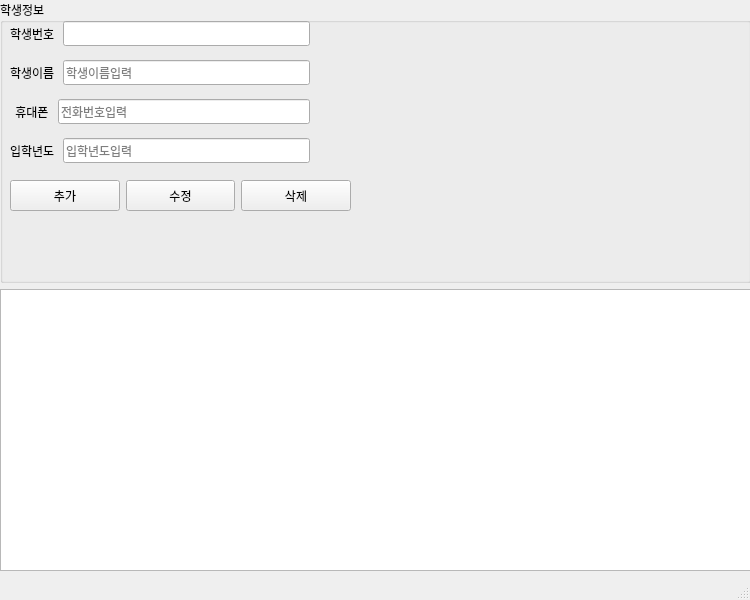
<?xml version="1.0" encoding="UTF-8"?>
<ui version="4.0">
 <class>MainWindow</class>
 <widget class="QMainWindow" name="MainWindow">
  <property name="geometry">
   <rect>
    <x>0</x>
    <y>0</y>
    <width>750</width>
    <height>600</height>
   </rect>
  </property>
  <property name="minimumSize">
   <size>
    <width>750</width>
    <height>600</height>
   </size>
  </property>
  <property name="maximumSize">
   <size>
    <width>750</width>
    <height>600</height>
   </size>
  </property>
  <property name="font">
   <font>
    <family>D2Coding</family>
   </font>
  </property>
  <property name="windowTitle">
   <string>MainWindow</string>
  </property>
  <widget class="QWidget" name="centralwidget">
   <widget class="QWidget" name="verticalLayoutWidget">
    <property name="geometry">
     <rect>
      <x>0</x>
      <y>0</y>
      <width>751</width>
      <height>571</height>
     </rect>
    </property>
    <layout class="QVBoxLayout" name="verticalLayout">
     <item>
      <layout class="QHBoxLayout" name="horizontalLayout">
       <item>
        <spacer name="verticalSpacer">
         <property name="orientation">
          <enum>Qt::Vertical</enum>
         </property>
         <property name="sizeType">
          <enum>QSizePolicy::Fixed</enum>
         </property>
         <property name="sizeHint" stdset="0">
          <size>
           <width>0</width>
           <height>250</height>
          </size>
         </property>
        </spacer>
       </item>
       <item>
        <widget class="QGroupBox" name="groupBox">
         <property name="sizePolicy">
          <sizepolicy hsizetype="MinimumExpanding" vsizetype="MinimumExpanding">
           <horstretch>0</horstretch>
           <verstretch>0</verstretch>
          </sizepolicy>
         </property>
         <property name="title">
          <string>학생정보</string>
         </property>
         <widget class="QWidget" name="verticalLayoutWidget_2">
          <property name="geometry">
           <rect>
            <x>10</x>
            <y>13</y>
            <width>300</width>
            <height>161</height>
           </rect>
          </property>
          <layout class="QVBoxLayout" name="verticalLayout_2">
           <item>
            <layout class="QHBoxLayout" name="horizontalLayout_3">
             <item>
              <widget class="QLabel" name="label">
               <property name="text">
                <string>학생번호 </string>
               </property>
              </widget>
             </item>
             <item>
              <widget class="QLineEdit" name="input_std_id">
               <property name="inputMask">
                <string/>
               </property>
               <property name="text">
                <string/>
               </property>
               <property name="readOnly">
                <bool>true</bool>
               </property>
              </widget>
             </item>
            </layout>
           </item>
           <item>
            <layout class="QHBoxLayout" name="horizontalLayout_4">
             <item>
              <widget class="QLabel" name="label_2">
               <property name="text">
                <string>학생이름 </string>
               </property>
              </widget>
             </item>
             <item>
              <widget class="QLineEdit" name="input_std_name">
               <property name="inputMask">
                <string/>
               </property>
               <property name="placeholderText">
                <string>학생이름입력</string>
               </property>
              </widget>
             </item>
            </layout>
           </item>
           <item>
            <layout class="QHBoxLayout" name="horizontalLayout_5">
             <item>
              <widget class="QLabel" name="label_3">
               <property name="text">
                <string>  휴대폰 </string>
               </property>
              </widget>
             </item>
             <item>
              <widget class="QLineEdit" name="input_std_mobile">
               <property name="inputMask">
                <string/>
               </property>
               <property name="echoMode">
                <enum>QLineEdit::Normal</enum>
               </property>
               <property name="placeholderText">
                <string>전화번호입력</string>
               </property>
              </widget>
             </item>
            </layout>
           </item>
           <item>
            <layout class="QHBoxLayout" name="horizontalLayout_6">
             <item>
              <widget class="QLabel" name="label_4">
               <property name="text">
                <string>입학년도 </string>
               </property>
              </widget>
             </item>
             <item>
              <widget class="QLineEdit" name="input_std_regyear">
               <property name="placeholderText">
                <string>입학년도입력</string>
               </property>
              </widget>
             </item>
            </layout>
           </item>
          </layout>
         </widget>
         <widget class="QWidget" name="horizontalLayoutWidget_7">
          <property name="geometry">
           <rect>
            <x>10</x>
            <y>180</y>
            <width>341</width>
            <height>31</height>
           </rect>
          </property>
          <layout class="QHBoxLayout" name="buttonArea">
           <item>
            <widget class="QPushButton" name="btn_add">
             <property name="sizePolicy">
              <sizepolicy hsizetype="Minimum" vsizetype="MinimumExpanding">
               <horstretch>0</horstretch>
               <verstretch>0</verstretch>
              </sizepolicy>
             </property>
             <property name="text">
              <string>추가</string>
             </property>
            </widget>
           </item>
           <item>
            <widget class="QPushButton" name="btn_mod">
             <property name="sizePolicy">
              <sizepolicy hsizetype="Minimum" vsizetype="MinimumExpanding">
               <horstretch>0</horstretch>
               <verstretch>0</verstretch>
              </sizepolicy>
             </property>
             <property name="text">
              <string>수정</string>
             </property>
            </widget>
           </item>
           <item>
            <widget class="QPushButton" name="btn_del">
             <property name="sizePolicy">
              <sizepolicy hsizetype="Minimum" vsizetype="MinimumExpanding">
               <horstretch>0</horstretch>
               <verstretch>0</verstretch>
              </sizepolicy>
             </property>
             <property name="text">
              <string>삭제</string>
             </property>
            </widget>
           </item>
          </layout>
         </widget>
        </widget>
       </item>
      </layout>
     </item>
     <item>
      <layout class="QHBoxLayout" name="horizontalLayout_2">
       <item>
        <widget class="QTableWidget" name="tblStudent">
         <property name="sizePolicy">
          <sizepolicy hsizetype="MinimumExpanding" vsizetype="MinimumExpanding">
           <horstretch>0</horstretch>
           <verstretch>0</verstretch>
          </sizepolicy>
         </property>
         <property name="maximumSize">
          <size>
           <width>16777215</width>
           <height>300</height>
          </size>
         </property>
        </widget>
       </item>
      </layout>
     </item>
    </layout>
   </widget>
  </widget>
  <widget class="QStatusBar" name="statusbar"/>
 </widget>
 <resources/>
 <connections/>
</ui>
